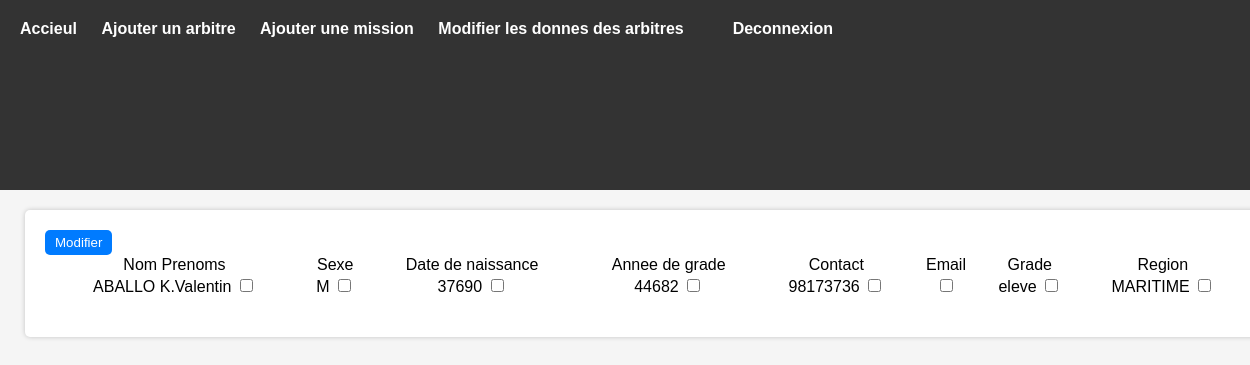
The app's page /admin/infoArbitres.php?id=2 (signed in) with its own data.
### tables this page shows
CREATE TABLE `arbitres` (
  `id_arbitre` int(11) NOT NULL,
  `nom_prenoms` varchar(150) NOT NULL,
  `sexe` varchar(150) NOT NULL,
  `date_naissance` varchar(150) NOT NULL,
  `anne_grade` varchar(150) NOT NULL,
  `contact` varchar(150) NOT NULL,
  `email` varchar(150) NOT NULL,
  `grade` varchar(150) NOT NULL,
  `region` varchar(150) NOT NULL
);

### admin/infoArbitres.php (the view, shortened to what this page needs)
<?php
    include('./connexionData.php');
    $req = $pdo->prepare('SELECT * from arbitres where id_arbitre = ?');
    $req->execute(array($_GET['id']));
    $arbitre = $req->fetchAll();
?>
<?php include('./base.php') ?>
    <div class="container">
        <div>
            <table>
                <thead>
                    <tr>
                        <td>Nom Prenoms</td>
                        <td>Sexe</td>
                        <td>Date de naissance</td>
                        <td>Annee de grade</td>
                        <td>Contact</td>
                        <td>Email</td>
                        <td>Grade</td>
                        <td>Region</td>
                    </tr>
                </thead>
                <tbody>
                    <form action="./modifierArbitre.php">
                        <tr>
                            <td>
                                <?= $arbitre[0]['nom_prenoms'] ?>
                                <input type="checkbox" name="nom_prenoms">
                            </td>
                            <td>
                                <?= $arbitre[0]['sexe'] ?>
                                <input type="checkbox" name="sexe">
                            </td>
                            <td>
                                <?= $arbitre[0]['date_naissance'] ?>
                                <input type="checkbox" name="date_naissance">
                            </td>
                            <td>
                                <?= $arbitre[0]['anne_grade'] ?>
                                <input type="checkbox" name="anne_grade">
                            </td>
                            <td>
                                <?= $arbitre[0]['contact'] ?>
                                <input type="checkbox" name="contact">
                            </td>
                            <td>
                                <input type="checkbox" name="email">
                            </td>
                            <td>
                                <?= $arbitre[0]['grade'] ?>
                                <input type="checkbox" name="grade">
                            </td>
                            <td>
                                <?= $arbitre[0]['region'] ?>
                                <input type="checkbox" name="region">
                            </td>
                        </tr>
                        <button type="submit">Modifier</button>
                    </form>
                </tbody>
            </table>
        </div>
    </div>

### admin/style/style.css (style rules this page uses)
body { font-family: Arial, sans-serif; background-color: #f5f5f5; margin: 0; padding: 0; min-height: 100vh; box-sizing: border-box; }
.container { background-color: #ffffff; border-radius: 5px; box-shadow: 0px 0px 5px rgba(0, 0, 0, 0.2); padding: 20px; width: 100%; max-width: 1200px; position: absolute; left: 50%; transform: translateX(-50%); margin: 20px; }
table { text-align: center; }
table { width: 100%; border-collapse: collapse; margin-bottom: 20px; }
button { background-color: #007bff; color: white; border: none; border-radius: 5px; padding: 5px 10px; cursor: pointer; }

### records on screen
arbitres: nom_prenoms "ABALLO K.Valentin", sexe "M", date_naissance "37690", anne_grade "44682", contact "98173736", grade "eleve", region "MARITIME"
